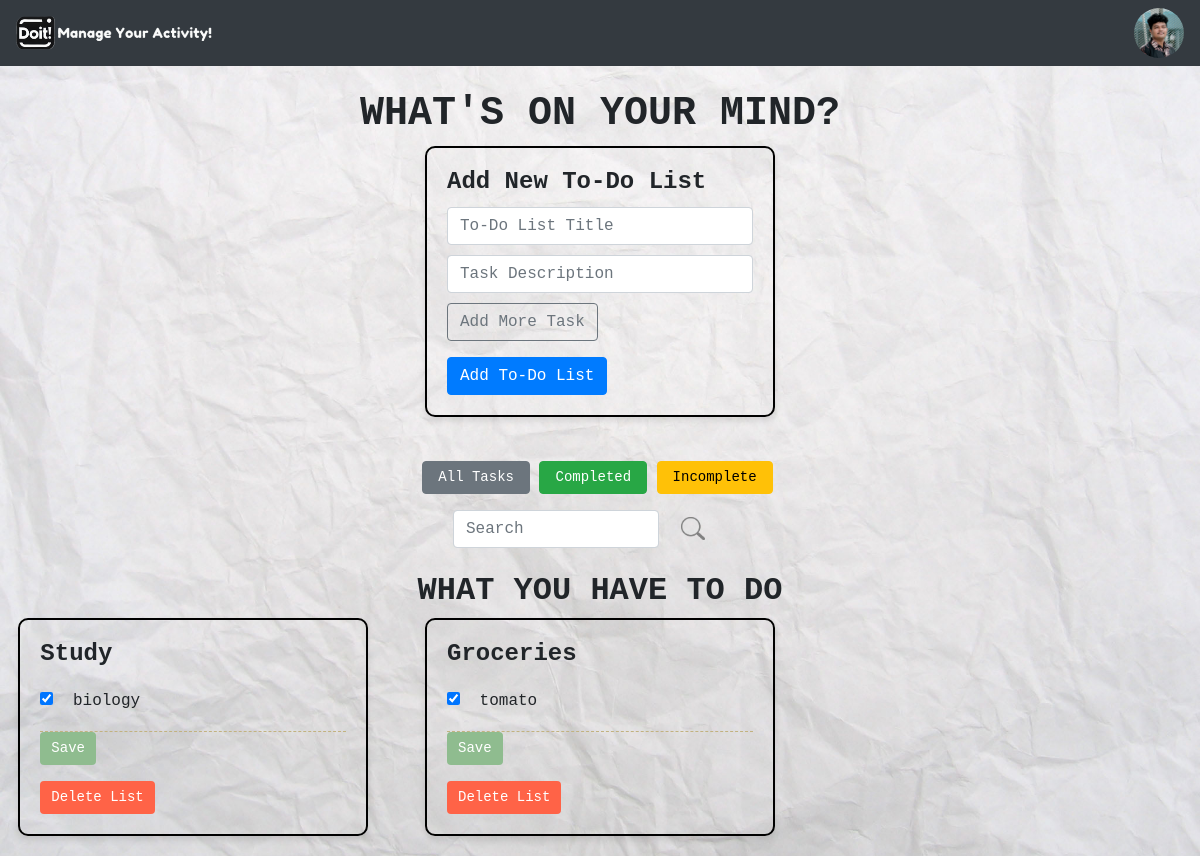
/dashboard.php?filter=completed (signed in), run on the app's committed database.
### tables this page shows
CREATE TABLE `users` (
  `user_id` int(11) NOT NULL,
  `username` varchar(100) DEFAULT NULL,
  `email` varchar(100) DEFAULT NULL,
  `password` varchar(255) DEFAULT NULL,
  `profile_picture` varchar(255) DEFAULT NULL
);

CREATE TABLE `to_do_list` (
  `id` int(11) NOT NULL,
  `user_id` int(11) NOT NULL,
  `title` varchar(255) NOT NULL,
  `created_at` timestamp NOT NULL DEFAULT current_timestamp()
);

CREATE TABLE `tasks` (
  `id` int(11) NOT NULL,
  `to_do_list_id` int(11) NOT NULL,
  `description` varchar(255) NOT NULL,
  `is_completed` tinyint(1) DEFAULT 0,
  `created_at` timestamp NOT NULL DEFAULT current_timestamp()
);

### dashboard.php (the view, shortened to what this page needs)
<?php
$mysqli = new mysqli("localhost", "root", "", "todo_list_db");
$user_id = $_SESSION['user_id'];
$stmt = $mysqli->prepare("SELECT profile_picture FROM users WHERE user_id = ?");
$stmt->bind_param("i", $user_id);
$stmt->execute();
$result = $stmt->get_result();
$user_data = $result->fetch_assoc();
$profile_picture = $user_data['profile_picture'] ? $user_data['profile_picture'] : 'assets/default_profile.png';
$filter = isset($_GET['filter']) ? $_GET['filter'] : 'all';
$sql_filter = "";
if ($filter == 'completed') {
    $sql_filter = "AND is_completed = 1";
} elseif ($filter == 'incomplete') {
    $sql_filter = "AND is_completed = 0";
}
$sql_search = "";
$to_do_lists = $mysqli->query("
    SELECT DISTINCT to_do_list.*
    FROM to_do_list
    LEFT JOIN tasks ON to_do_list.id = tasks.to_do_list_id
    WHERE to_do_list.user_id = $user_id $sql_filter $sql_search
");
?>
<!DOCTYPE html>
<html lang="en">
<head>
    <link rel="stylesheet" href="https://stackpath.bootstrapcdn.com/bootstrap/4.5.2/css/bootstrap.min.css">
    <link rel="stylesheet" type="text/css" href="assets/dashboard.css">
</head>
<body style="background-image: url('assets/paper.jpg'); background-size: cover;">
    <nav class="navbar navbar-expand-lg navbar-dark bg-dark">
        <a class="navbar-brand" href="#">
            <img src="assets/doit.png" alt="Logo" width="200">
        </a>
        <div class="ml-auto">
            <img src="<?php echo $profile_picture; ?>" alt="Profile Picture" class="rounded-circle" width="50" height="50" onclick="toggleSideNavbar()" style="cursor: pointer;">
        </div>
    </nav>
    <section class="mt-4">
        <h1 class="text-center">WHAT'S ON YOUR MIND?</h1>
        <div class="add-list-container">
            <div class="notepad">
                <h3>Add New To-Do List</h3>
                <form action="dashboard.php" method="post">
                    <input type="text" name="title" placeholder="To-Do List Title" class="form-control add-task-input" required>
                    <div class="tasks-input">
                        <input type="text" name="tasks[]" placeholder="Task Description" class="form-control add-task-input" required>
                    </div>
                    <button type="button" class="btn btn-outline-secondary mb-3" onclick="addTaskInput()">Add More Task</button>
                    <button type="submit" name="add_list" class="btn btn-primary">Add To-Do List</button>
                </form>
            </div>
        </div>
        <div class="filters mt-4 text-center">
            <a href="dashboard.php?filter=all" class="btn btn-secondary">All Tasks</a>
            <a href="dashboard.php?filter=completed" class="btn btn-success">Completed</a>
            <a href="dashboard.php?filter=incomplete" class="btn btn-warning">Incomplete</a>
        </div>
        <div class="search-box mt-3">
            <form action="dashboard.php" method="GET" class="d-flex">
                <input class="form-control" type="search" name="search" placeholder="Search" value="<?php echo isset($_GET['search']) ? $_GET['search'] : ''; ?>">
                <button class="btn btn-outline-dark" type="submit">
                    <img src="assets/search-icon.jpg" alt="Search">
                </button>
            </form>
        </div>
        <h2 class="mt-4 text-center">WHAT YOU HAVE TO DO</h2>
        <div class="to-do-list-grid">
            <?php while ($list = $to_do_lists->fetch_assoc()) { ?>
                <div class="notepad">
                    <h3 class="card-title">
                        <?php echo $list['title']; ?>
                    </h3>
                    <form action="dashboard.php" method="post">
                        <?php
                        $tasks = $mysqli->query("SELECT * FROM tasks WHERE to_do_list_id = {$list['id']} $sql_filter");
                        while ($task = $tasks->fetch_assoc()) { ?>
                            <div class="notepad-task">
                                <input type="checkbox" name="is_completed[]" value="<?php echo $task['id']; ?>" <?php echo $task['is_completed'] ? 'checked' : ''; ?>>
                                <label><?php echo $task['description']; ?></label>
                            </div>
                        <?php } ?>
                        <button type="submit" name="save_tasks" class="btn btn-save">Save</button>
                    </form>
                    <form action="dashboard.php" method="post" onsubmit="return confirm('Are you sure you want to delete this list?')" class="mt-2">
                        <button type="submit" name="delete_list" class="btn btn-delete mt-2">Delete List</button>
                    </form>
                </div>
            <?php } ?>
        </div>
    </section>
</body>
</html>

### assets/dashboard.css (style rules this page uses)
.notepad { background-color: transparent; border: 2px solid #f0e68c; padding: 10px; box-shadow: 0 2px 4px rgba(0, 0, 0, 0.1); margin-bottom: 10px; position: relative; border-radius: 5px; font-family: 'Courier New', Courier, monospace; max-width: 300px; }
.notepad-task { border-bottom: 1px dashed #c2b280; padding: 5px 0; }
.notepad h3 { font-weight: bold; margin-bottom: 5px; font-size: 18px; }
.notepad-task input[type="checkbox"] { margin-right: 10px; }
.add-task-input { margin-bottom: 10px; }
.btn-save { background-color: #8fbc8f; color: white; padding: 5px 10px; font-size: 14px; font-family: 'Courier New', Courier, monospace; }
.btn-delete { background-color: #ff6347; color: white; padding: 5px 10px; font-size: 14px; font-family: 'Courier New', Courier, monospace; }
body { margin: 0; padding: 0; overflow-x: hidden; }
.filters .btn { font-family: 'Courier New', Courier, monospace; font-size: 14px; padding: 5px 15px; margin-right: 5px; }
.filters .btn-secondary { background-color: #6c757d; color: white; }
.filters .btn-success { background-color: #28a745; color: white; }
.filters .btn-warning { background-color: #ffc107; color: black; }

### dashboard.php (style rules this page uses)
.notepad { background-color: transparent; border: 2px solid black; padding: 20px; box-shadow: 0 4px 6px rgba(0, 0, 0, 0.1); margin-bottom: 20px; border-radius: 10px; font-family: 'Courier New', Courier, monospace; width: 100%; max-width: 350px; transition: all 0.3s; }
.add-list-container { display: flex; justify-content: center; align-items: center; flex-direction: column; margin-bottom: 20px; }
.notepad-task { border-bottom: 1px dashed #c2b280; padding: 10px 0; }
.notepad h3 { font-weight: bold; margin-bottom: 10px; font-size: 24px; }
.notepad-task input[type="checkbox"] { margin-right: 10px; }
.btn-save { background-color: #8fbc8f; color: white; }
.btn-delete { background-color: #ff6347; color: white; }
h1 { font-family: 'Courier New', Courier, monospace; font-weight: bolder; }
h2 { font-family: 'Courier New', Courier, monospace; font-weight: bolder; }
.to-do-list-grid { display: grid; grid-template-columns: repeat(3, 1fr); gap: 20px; justify-items: center; }
.search-box { display: flex; justify-content: center; align-items: center; margin-top: 20px; font-family: 'Courier New', Courier, monospace; }
.search-box input { width: 70%; margin-right: 10px; font-family: 'Courier New', Courier, monospace; font-size: 16px; }
.search-box button { background-color: transparent; border: none; }
.search-box button img { width: 24px; }

### data on the page
users: profile_picture (picture)
to_do_list: title "Study"
tasks: is_completed "☑", description "biology"
to_do_list: title "Groceries"
tasks: is_completed "☑", description "tomato"
